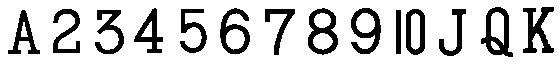
#> input picture Images/References/Rank_Pixels.jpg, 559 x 62 px
$ python card_detection_single.py
#> lines starting #> are read from the running program, lines starting #| are printed output that depends on the picture; after the words box and inside, x2 and y2 are one past the last pixel; in counts of white or black regions, pixels touching at a corner belong together
import cv2
import numpy as np
import time

FONT = cv2.FONT_HERSHEY_PLAIN

MAX_CARD_AREA = 4000000
MIN_CARD_AREA = 10000

URL = "http://192.168.43.1:8080/shot.jpg"

RANKS_IMG = cv2.imread("../Images/References/Rank_Pixels.jpg", 0)
#> RANKS_IMG is the input picture: shape (62, 559); min 0, max 255, mean 201.3
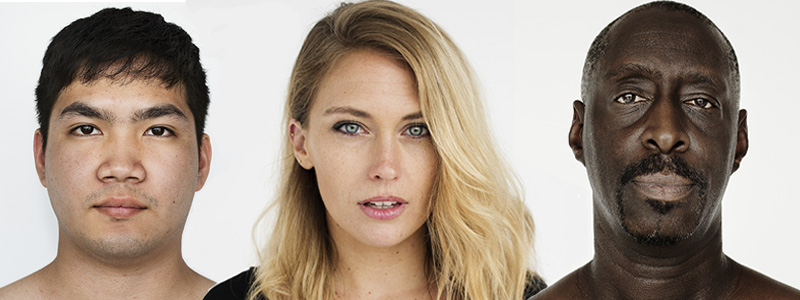
#> input picture test.jpg, 800 x 300 px, given in place of the camera
#> further down, img is the input picture: shape (300, 800, 3); mean B, G, R 140.7, 154.2, 169.2
BLACK_SUITS_IMG = cv2.imread("../Images/References/Black_Pixels.png", 0)
RED_SUITS_IMG = cv2.imread("../Images/References/Red_Pixels.png", 0)
SUITS_IMG = {"r": RED_SUITS_IMG, "b": BLACK_SUITS_IMG}

SUITS = {"r": ("Hearts", "Diamonds"), "b": ("Spades", "Clubs")}
RANKS = ("Ace", "Two", "Three", "Four", "Five", "Six", "Seven", "Eight", "Nine", "Ten", "Jack", "Queen", "King")


class Card:
    # [15 lines left out: functions __init__, get_rank_suit, not called in this run]


def empty(_):
    pass


cv2.namedWindow("Parameters")
cv2.resizeWindow("Parameters", 600, 120)
cv2.createTrackbar("Contour", "Parameters", 140, 255, empty)
cv2.createTrackbar("Thresh Card", "Parameters", 170, 255, empty)


# [13 lines left out: function timeit, not called in this run]


def binary_threshold(image):
    gray = cv2.cvtColor(image, cv2.COLOR_BGR2GRAY)
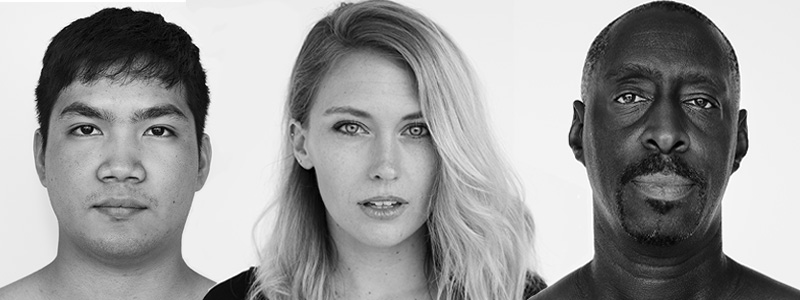
#> gray: shape (300, 800); min 0, max 255, mean 157.2
    blur = cv2.GaussianBlur(gray, (3, 3), 0)

    # img_w, img_h = np.shape(image)[:2]
    # bkg_level = gray[int(img_h / 100)][int(img_w / 2)]
    thresh_level = cv2.getTrackbarPos("Contour", "Parameters")  # + bkg_level
    retval, thresh = cv2.threshold(blur, thresh_level, 255, cv2.THRESH_BINARY)
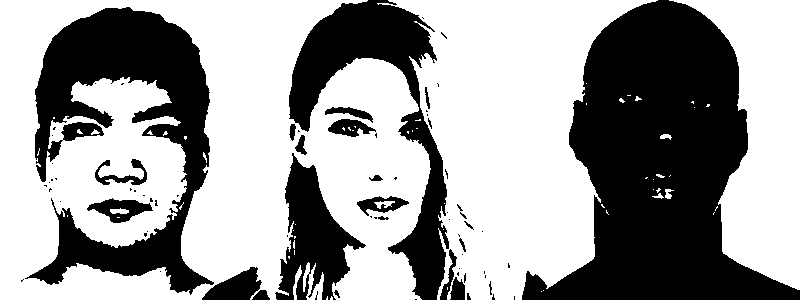
#> thresh: shape (300, 800); 61.3% white; 74 black regions (51 under 20 px)
#> retval = 140

    return thresh


def detect_cards(thresh):
    card_cnts_pts = []
    cnts, hiers = cv2.findContours(thresh, cv2.RETR_TREE, cv2.CHAIN_APPROX_SIMPLE)
#> cnts = 133 contours, 103 with area under 20; largest, box (x1, y1, x2, y2) and area: (0, 0, 431, 300) 107184, (377, 0, 658, 300) 44418, (24, 6, 215, 296) 23554, (669, 0, 800, 290) 18932, (86, 197, 154, 224) 976

    # Card when: min < area < max, no parents, four corners

    for i, contour in enumerate(cnts):
        area = cv2.contourArea(contour)
        peri = cv2.arcLength(contour, True)
        approx = cv2.approxPolyDP(contour, 0.01 * peri, True)

        if MIN_CARD_AREA < area < MAX_CARD_AREA and hiers[0][i][3] == -1 and len(approx) == 4:
            pts = np.float32(approx)
            card_cnts_pts.append((contour, pts))
#> this loop made 133 passes
#> (area, peri) on passes 6, 7, 22, 29, 42, 43, 44, 46, 52, 57, 59: (82, 76.63), (294.5, 231), (37, 38.14), (33, 29.31), (18931.5, 836.4), (44417.5, 1648.4), (36.5, 34.73), (26, 24.49), (51.5, 37.21), (33, 28.63), (24, 23.8)
#> after the loop, card_cnts_pts = []

    return card_cnts_pts


# [143 lines left out: functions create_card, transform, find_match, not called in this run]


def display_cards(img, cards):
    size = 4
    for card in cards:
        x, y = card.center
        cv2.drawContours(img, [card.contour], -1, (255, 0, 0), 3)

        if card.rank == -1 or card.suit == -1 or card.color == "w":
            cv2.putText(img, "Unknown", (x - 140, y - 25), FONT, size, (0, 0, 0), 5, cv2.LINE_AA)
            cv2.putText(img, "Unknown", (x - 140, y - 25), FONT, size, (0, 0, 255), 2, cv2.LINE_AA)

            cv2.putText(img, "Card", (x - 75, y + 25), FONT, size, (0, 0, 0), 5, cv2.LINE_AA)
            cv2.putText(img, "Card", (x - 75, y + 25), FONT, size, (0, 0, 255), 2, cv2.LINE_AA)
        else:
            rank, suit = card.get_rank_suit()

            cv2.putText(img, rank + " of", (x - 100, y - 25), FONT, size, (0, 0, 0), 5, cv2.LINE_AA)
            cv2.putText(img, rank + " of", (x - 100, y - 25), FONT, size, (0, 255, 0), 2, cv2.LINE_AA)

            cv2.putText(img, suit, (x - 100, y + 25), FONT, size, (0, 0, 0), 5, cv2.LINE_AA)
            cv2.putText(img, suit, (x - 100, y + 25), FONT, size, (0, 255, 0), 2, cv2.LINE_AA)

    return img


def get_cards(img):
    thresh = binary_threshold(img)
    contours_pts = detect_cards(thresh)
#> contours_pts = []
    cards = [create_card(cnt, pts, img) for cnt, pts in contours_pts]
#> cards = []

    return cards


cap = cv2.VideoCapture(1, cv2.CAP_DSHOW)
cap.set(cv2.CAP_PROP_FRAME_WIDTH, 1080) #960
cap.set(cv2.CAP_PROP_FRAME_HEIGHT, 720) #540
prev_cards = []

while True:
    ret, img = cap.read()
    #img_arr = np.array(bytearray(urllib.request.urlopen(URL).read()), dtype=np.uint8)
    # img = cv2.imdecode(img_arr, -1)

    cards = get_cards(img)
#> cards = []
    img = display_cards(img, cards)

    cv2.imshow('Colored', cv2.resize(img, (0, 0), fx=1, fy=1))

    q = cv2.waitKey(1)
#> (key q is pressed here)
    if q == ord("q"):
        break

cv2.destroyAllWindows()
